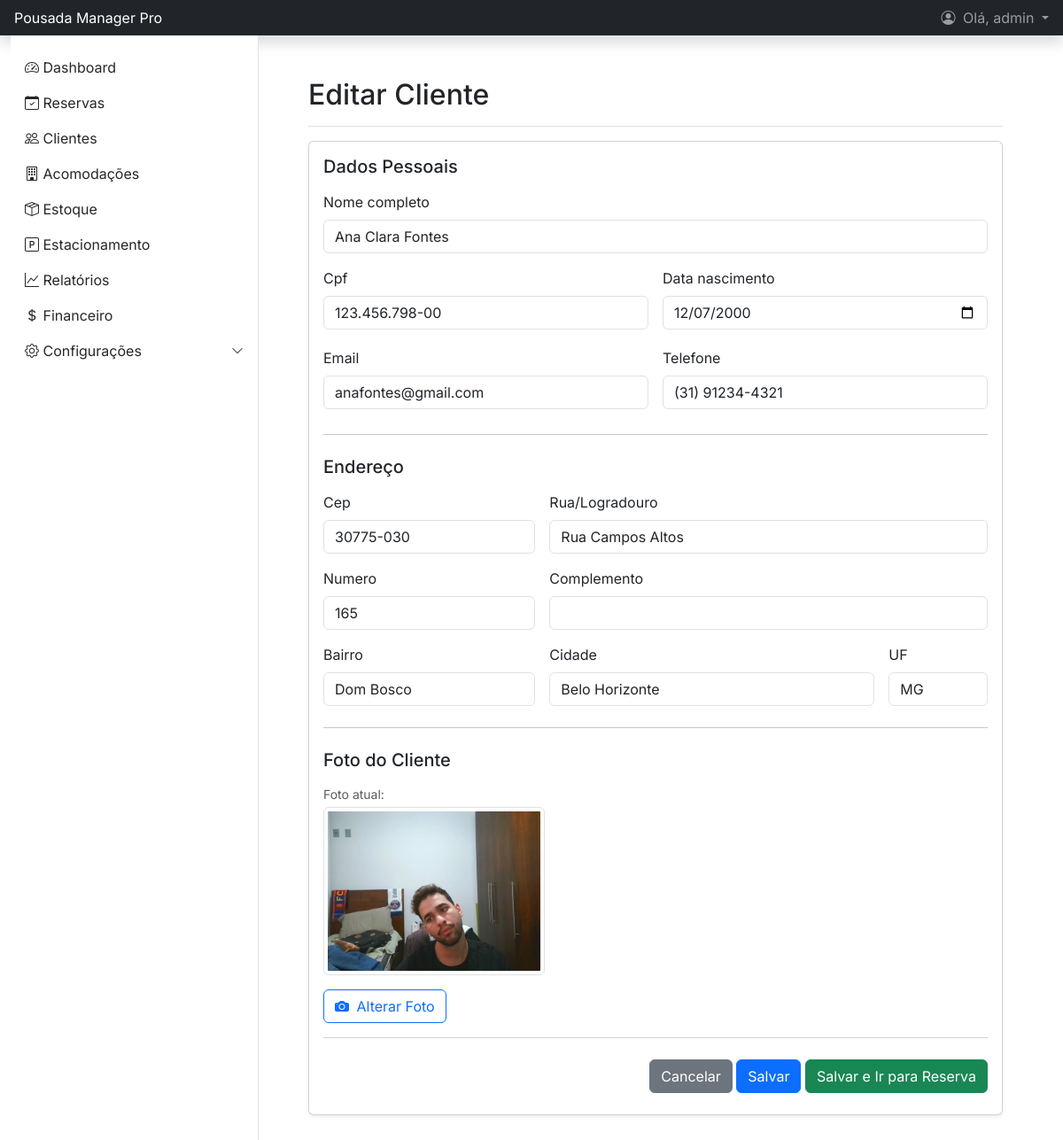
Screenshot of /clientes/editar/18/ (signed in) with the database file from the repository.
### gestao/models.py (models this page shows, shortened)
class Cliente(models.Model):
    nome_completo = models.CharField(max_length=150)
    cpf = models.CharField(max_length=14, unique=True, help_text="Formato: 000.000.000-00")
    email = models.EmailField(unique=True, null=True, blank=True)
    telefone = models.CharField(max_length=20)
    data_cadastro = models.DateTimeField(auto_now_add=True)
    data_nascimento = models.DateField(null=True, blank=True) # Atualizado 18.09.25
    cep = models.CharField(max_length=9, null=True, blank=True, help_text="Formato: 00000-000") # Atualizado 18.09.25
    logradouro = models.CharField(max_length=255, null=True, blank=True, verbose_name="Rua/Logradouro") # Atualizado 18.09.25
    numero = models.CharField(max_length=20, null=True, blank=True) # Atualizado 18.09.25
    complemento = models.CharField(max_length=100, null=True, blank=True) # Atualizado 18.09.25
    bairro = models.CharField(max_length=100, null=True, blank=True) # Atualizado 18.09.25
    cidade = models.CharField(max_length=100, null=True, blank=True) # Atualizado 18.09.25
    estado = models.CharField(max_length=2, null=True, blank=True, verbose_name="UF") # Atualizado 18.09.25
    foto = models.ImageField(upload_to='clientes_fotos/', null=True, blank=True, verbose_name="Foto do Cliente") # Atualizado 24.09.25

### gestao/views.py (the view)
# urls.py: path('clientes/editar/<int:pk>/', cliente_update_view, name='cliente_edit'),
@login_required
@permission_required('gestao.change_cliente', raise_exception=True)
def cliente_update_view(request, pk):
    cliente = get_object_or_404(Cliente, pk=pk)
    if request.method == 'POST':
        form = ClienteForm(request.POST, request.FILES, instance=cliente)
        if form.is_valid():
            form.save()
            messages.success(request, 'Cliente atualizado com sucesso!')
            return redirect('cliente_list')
    else:
        form = ClienteForm(instance=cliente)
        if cliente.data_nascimento:
            form.initial['data_nascimento'] = cliente.data_nascimento
    context = {
        'form': form,
        'cliente': cliente, # Passa o objeto cliente para o template
        'object': cliente,  # 'object' é usado pelo template para o título
    }
    if cliente.data_nascimento:
        context['nascimento_para_js'] = cliente.data_nascimento.strftime('%Y-%m-%d')
    return render(request, 'gestao/cliente_form.html', context)

### templates/gestao/cliente_form.html (shortened to what this page needs)
{% extends "base.html" %}
{% block content %}
<main class="px-md-4">
    <div class="d-flex justify-content-between flex-wrap flex-md-nowrap align-items-center pt-3 pb-2 mb-3 border-bottom">
        <h1 class="h2">{% if object %}Editar Cliente{% else %}Adicionar Novo Cliente{% endif %}</h1>
    </div>
    <div class="card shadow-sm">
        <div class="card-body">
            <form method="post" novalidate enctype="multipart/form-data">
                <h5 class="mb-3">Dados Pessoais</h5>
                <div class="row g-3">
                    <div class="col-md-12">
                        <label class="form-label">{{ form.nome_completo.label }}</label>
                        {{ form.nome_completo }}
                    </div>
                    <div class="col-md-6"><label class="form-label">{{ form.cpf.label }}</label>{{ form.cpf }} <div id="cpf-feedback" class="invalid-feedback d-block"></div> </div>
                    <div class="col-md-6"><label class="form-label">{{ form.data_nascimento.label }}</label>{{ form.data_nascimento }}</div>
                    <div class="col-md-6"><label class="form-label">{{ form.email.label }}</label>{{ form.email }} <div id="email-feedback" class="invalid-feedback d-block"></div> </div>
                    <div class="col-md-6"><label class="form-label">{{ form.telefone.label }}</label>{{ form.telefone }}</div>
                </div>
                <hr class="my-4">
                <h5 class="mb-3">Endereço</h5>
                <div class="row g-3">
                    <div class="col-md-4">
                        <label class="form-label">{{ form.cep.label }}</label>
                        {{ form.cep }}
                    </div>
                    <div class="col-md-8">
                        <label class="form-label">{{ form.logradouro.label }}</label>
                        {{ form.logradouro }}
                    </div>
                    <div class="col-md-4">
                        <label class="form-label">{{ form.numero.label }}</label>
                        {{ form.numero }}
                    </div>
                     <div class="col-md-8">
                        <label class="form-label">{{ form.complemento.label }}</label>
                        {{ form.complemento }}
                    </div>
                    <div class="col-md-4">
                        <label class="form-label">{{ form.bairro.label }}</label>
                        {{ form.bairro }}
                    </div>
                    <div class="col-md-6">
                        <label class="form-label">{{ form.cidade.label }}</label>
                        {{ form.cidade }}
                    </div>
                    <div class="col-md-2">
                        <label class="form-label">{{ form.estado.label }}</label>
                        {{ form.estado }}
                    </div>
                </div>
                <hr class="my-4">
                <h5 class="mb-3">Foto do Cliente</h5>
                {% if cliente.foto %}
                    <div class="mb-3">
                        <p class="mb-1 small text-muted">Foto atual:</p>
                        <img src="{{ cliente.foto.url }}" alt="Foto de {{ cliente.nome_completo }}" class="img-thumbnail" style="max-width: 250px;">
                    </div>
                {% endif %}
                <button type="button" class="btn btn-outline-primary" data-bs-toggle="modal" data-bs-target="#cameraModal">
                    <i class="bi bi-camera-fill me-1"></i>
                    {% if cliente.foto %}Alterar Foto{% else %}Abrir Câmera{% endif %}
                </button>
                <div class="card-footer bg-white text-end px-0 pt-4 mt-2">
                    <a href="{% url 'cliente_list' %}" class="btn btn-secondary">Cancelar</a>
                    <button type="submit" name="action" value="save" class="btn btn-primary">
                        Salvar
                    </button>
                    <button type="submit" name="action" value="save_and_reserve" class="btn btn-success">
                        Salvar e Ir para Reserva
                    </button>
                </div>
            </form>
        </div>
    </div>
</main>
{% endblock %}

### templates/base.html (shortened to what this page needs)
{% load static %} <!doctype html>
<html lang="pt-br">
<head>
    <link href="https://cdn.jsdelivr.net/npm/bootstrap@5.3.3/dist/css/bootstrap.min.css" rel="stylesheet">
    <link rel="stylesheet" href="https://cdn.jsdelivr.net/npm/bootstrap-icons@1.11.3/font/bootstrap-icons.min.css">
</head>
<body>
<header class="navbar navbar-dark bg-dark sticky-top flex-md-nowrap p-0 shadow">
    <a class="navbar-brand col-md-3 col-lg-2 me-0 px-3 fs-6" href="{% url 'dashboard' %}">
        Pousada Manager Pro
    </a>
    <div class="navbar-nav ms-auto">
        {% if user.is_authenticated %}
            <div class="nav-item dropdown">
                <a class="nav-link dropdown-toggle px-3" href="#" role="button" data-bs-toggle="dropdown" aria-expanded="false">
                    <i class="bi bi-person-circle me-1"></i>
                    Olá, {{ request.user.first_name|default:request.user.username }}
                </a>
            </div>
        {% else %}
            <div class="nav-item text-nowrap">
                <a class="nav-link px-3" href="{% url 'login' %}">Entrar (Login)</a>
            </div>
        {% endif %}
    </div>
</header>
<div class="container-fluid main-container">
    <div class="offcanvas offcanvas-start sidebar" tabindex="-1" id="sidebarMenu">
        <div class="offcanvas-body p-0">
            <ul class="nav flex-column pt-3">
                <li class="nav-item"><a class="nav-link" href="{% url 'dashboard' %}"><i class="bi bi-speedometer2"></i> Dashboard</a></li>
                <li class="nav-item"><a class="nav-link" href="{% url 'reserva_list' %}"><i class="bi bi-calendar-check"></i> Reservas</a></li>
                <li class="nav-item"><a class="nav-link" href="{% url 'cliente_list' %}"><i class="bi bi-people"></i> Clientes</a></li>
                <li class="nav-item"><a class="nav-link" href="{% url 'acomodacao_list' %}"><i class="bi bi-building"></i> Acomodações</a></li>
                <li class="nav-item"><a class="nav-link" href="{% url 'item_estoque_list' %}"><i class="bi bi-box-seam"></i> Estoque</a></li>
                <li class="nav-item"><a class="nav-link" href="{% url 'vaga_estacionamento_list' %}"><i class="bi bi-p-square"></i> Estacionamento</a></li>
                <li class="nav-item"><a class="nav-link" href="{% url 'relatorio_acomodacoes' %}"><i class="bi bi-graph-up"></i> Relatórios</a></li>
                {% if perms.auth.change_user %}
                <li class="nav-item"><a class="nav-link" href="{% url 'financeiro' %}"><i class="bi bi-currency-dollar"></i> Financeiro</a></li>
                {% endif %}
                <li class="nav-item">
                    <a class="nav-link d-flex justify-content-between align-items-center" data-bs-toggle="collapse" href="#configuracoesSubmenu" role="button" aria-expanded="false" aria-controls="configuracoesSubmenu">
                        <span><i class="bi bi-gear"></i> Configurações</span>
                        <i class="bi bi-chevron-down small"></i>
                    </a>
                </li>
            </ul>
        </div>
    </div>
    <main class="content">
        {% block content %}
        {% endblock %}
    </main>
</div>
</body>
</html>

### templates/base.html (style rules this page uses)
body { display: flex; min-height: 100vh; flex-direction: column; font-family: 'Inter', sans-serif; }
.main-container { display: flex; flex: 1; }
.content { flex: 1; padding: 2rem; }
.sidebar .nav-link { color: #272727; }
@media (min-width: 768px) { #sidebarMenu { position: relative !important; transform: none !important; visibility: visible !important; border-right: 1px solid #dee2e6; width: 280px !important; top: 0; height: auto; } }

### rows the page displays
Cliente: nome_completo "Ana Clara Fontes", cpf "123.456.798-00", data_nascimento "12/07/2000", email "anafontes@gmail.com", telefone "(31) 91234-4321", cep "30775-030", logradouro "Rua Campos Altos", numero "165", bairro "Dom Bosco", cidade "Belo Horizonte", estado "MG", foto (picture)

### other values shown
{{ request.user.first_name|default:request.user.username }} "admin"
